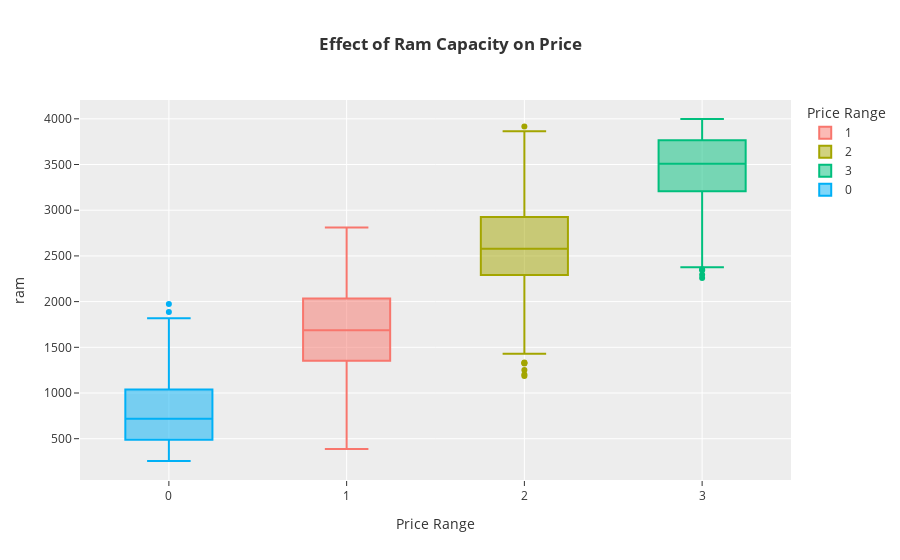

The code cell stored with this chart in its notebook:
### Code cell
# px.box(cdf,x='price_range',y='battery_power',
#        color='price_range',template='ggplot2',
#        labels={'price_range':'Price Range',
#                'battery_power':'Battery Power'},
#        title='<b>Battery power effect on price')

px.box(df,x='price_range',y='ram',
       color='price_range',template='ggplot2',
       labels={'price_range':'Price Range',
               'ram':'ram'},
       title="<b>Effect of Ram Capacity on Price")

### Figure 1 — Plotly figure (JSON) as saved in the notebook; plotly's stock layout.template omitted (floating-point values rounded to 4 significant figures; data arrays with more than 128 entries replaced by an {"elided": "..."} marker saying what was removed)
{"data": [{"alignmentgroup": "True", "hovertemplate": "Price Range=%{x}<br>ram=%{y}<extra></extra>", "legendgroup": "1", "marker": {"color": "#F8766D"}, "name": "1", "notched": false, "offsetgroup": "1", "orientation": "v", "showlegend": true, "type": "box", "x": {"elided": "500 int values"}, "x0": " ", "xaxis": "x", "y": {"elided": "500 int values"}, "y0": " ", "yaxis": "y"}, {"alignmentgroup": "True", "hovertemplate": "Price Range=%{x}<br>ram=%{y}<extra></extra>", "legendgroup": "2", "marker": {"color": "#A3A500"}, "name": "2", "notched": false, "offsetgroup": "2", "orientation": "v", "showlegend": true, "type": "box", "x": {"elided": "500 int values"}, "x0": " ", "xaxis": "x", "y": {"elided": "500 int values"}, "y0": " ", "yaxis": "y"}, {"alignmentgroup": "True", "hovertemplate": "Price Range=%{x}<br>ram=%{y}<extra></extra>", "legendgroup": "3", "marker": {"color": "#00BF7D"}, "name": "3", "notched": false, "offsetgroup": "3", "orientation": "v", "showlegend": true, "type": "box", "x": {"elided": "500 int values"}, "x0": " ", "xaxis": "x", "y": {"elided": "500 int values"}, "y0": " ", "yaxis": "y"}, {"alignmentgroup": "True", "hovertemplate": "Price Range=%{x}<br>ram=%{y}<extra></extra>", "legendgroup": "0", "marker": {"color": "#00B0F6"}, "name": "0", "notched": false, "offsetgroup": "0", "orientation": "v", "showlegend": true, "type": "box", "x": {"elided": "500 int values"}, "x0": " ", "xaxis": "x", "y": {"elided": "500 int values"}, "y0": " ", "yaxis": "y"}], "layout": {"boxmode": "overlay", "legend": {"title": {"text": "Price Range"}, "tracegroupgap": 0}, "title": {"text": "<b>Effect of Ram Capacity on Price"}, "xaxis": {"anchor": "y", "categoryarray": [1, 2, 3, 0], "categoryorder": "array", "domain": [0, 1], "title": {"text": "Price Range"}}, "yaxis": {"anchor": "x", "domain": [0, 1], "title": {"text": "ram"}}}}
